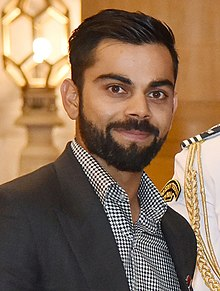
#> input picture 220px-thumbnail.jpg, 220 x 291 px, found by its file name
$ jupyter execute --allow-errors cfr.ipynb
#> lines starting #> are read from the running program, lines starting #| are printed output that depends on the picture; after the words box and inside, x2 and y2 are one past the last pixel; in counts of white or black regions, pixels touching at a corner belong together
[cell 1]
import numpy as np
import cv2
import matplotlib
from matplotlib import pyplot as plt
import matplotlib.image as mpimg
import pywt
import os

[cell 2]
img_path = 'C:/Users/91994/Desktop/ML/C/model/dataset/virat_kohli/220px-thumbnail.jpg'

[cell 3]
img = cv2.imread(img_path)
#> img is the input picture: shape (291, 220, 3); mean B, G, R 87.2, 111.3, 137.8
if(img is not None):
    cv2.cvtColor(img, cv2.COLOR_BGR2GRAY)

[cell 4]
plt.imshow(img)

[cell 5]
gray = cv2.cvtColor(img, cv2.COLOR_BGR2GRAY)
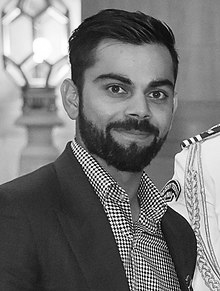
#> gray: shape (291, 220); min 0, max 255, mean 116.5
gray.shape
#> Out = (291, 220)

[cell 6]
plt.imshow(gray, cmap='gray')

[cell 7]
face_cascade = cv2.CascadeClassifier('C:/Users/91994/Desktop/ML/C/opencv/haarcascade_frontalface_default.xml')
eye_cascade = cv2.CascadeClassifier('C:/Users/91994/Desktop/ML/C/opencv/haarcascade_eye.xml')

faces = face_cascade.detectMultiScale(gray, 1.3, 5)
#> faces = [[70, 39, 127, 127]]
faces
#> Out = [[70, 39, 127, 127]]

[cell 8]
(x,y,w,h) = faces[0]
#> x = 70; y = 39; w = 127; h = 127
x,y,w,h
#> Out = (70, 39, 127, 127)

[cell 9]
face_img = cv2.rectangle(img,(x,y),(x+w,y+h),(255,0,0),2)
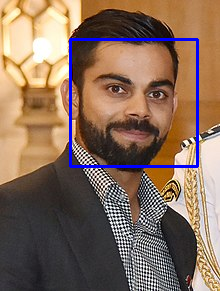
#> face_img: shape (291, 220, 3); mean B, G, R 91.5, 108.8, 134.6
plt.imshow(face_img)

[cell 10]
cv2.destroyAllWindows()
for (x,y,w,h) in faces:
    face_img = cv2.rectangle(img,(x,y),(x+w,y+h),(255,0,0),2)
    roi_gray = gray[y:y+h, x:x+w]
    roi_color = face_img[y:y+h, x:x+w]
    eyes = eye_cascade.detectMultiScale(roi_gray)
    for (ex,ey,ew,eh) in eyes:
        cv2.rectangle(roi_color,(ex,ey),(ex+ew,ey+eh),(0,255,0),2)
#> this loop made 1 pass
#> (x, y, w, h, eyes) on pass 1: (70, 39, 127, 127, [[30, 32, 34, 34], [73, 41, 28, 28]])
#> pass 1, `roi_gray = gray[y:y+h, x:x+w]`:
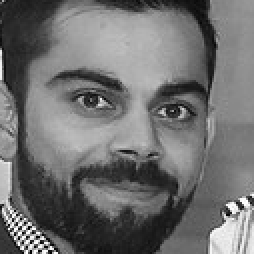
#> roi_gray: shape (127, 127) (shown 2 times larger); min 2, max 254, mean 110.8
#> pass 1, `roi_color = face_img[y:y+h, x:x+w]`:
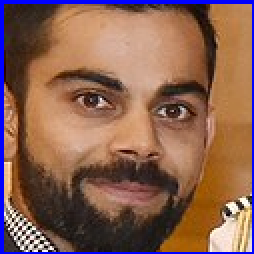
#> roi_color: shape (127, 127, 3) (shown 2 times larger); mean B, G, R 81.2, 97.5, 136.8
#> after the loop:
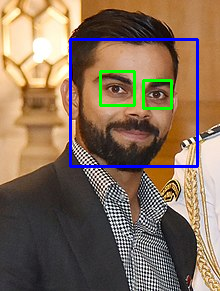
#> img: shape (291, 220, 3); 1.15% of pixels changed, all inside (x1, y1, x2, y2) = (99, 70, 173, 110)
#> after the loop:
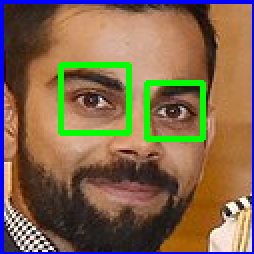
#> roi_color: shape (127, 127, 3) (shown 2 times larger); 4.56% of pixels changed, all inside (x1, y1, x2, y2) = (29, 31, 103, 71)


plt.figure()
plt.imshow(face_img, cmap='gray')
plt.show()

[cell 11]
plt.imshow(roi_color, cmap='gray')

[cell 12]
cropped_img = np.array(roi_color)
cropped_img.shape
#> Out = (127, 127, 3)

[cell 13]
def w2d(img, mode='haar', level=1):
#> called with mode = 'db1', level = 5
    imArray = img
    imArray = cv2.cvtColor( imArray,cv2.COLOR_RGB2GRAY )
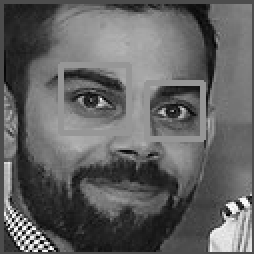
#> imArray: shape (127, 127) (shown 2 times larger); min 1, max 252, mean 98.2
    imArray =  np.float32(imArray)
    imArray /= 255;
    coeffs=pywt.wavedec2(imArray, mode, level=level)
#> coeffs = 6 items
    coeffs_H=list(coeffs)
#> coeffs_H = 6 items
    coeffs_H[0] *= 0;
    imArray_H=pywt.waverec2(coeffs_H, mode);
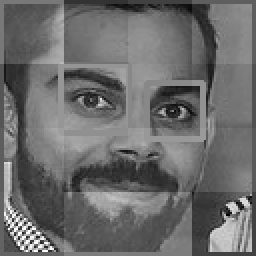
#> imArray_H: shape (128, 128) float32 (shown 2 times larger); min -0.479, max 0.654, mean 2.33e-10; drawn with min black and max white
    imArray_H *= 255;
    imArray_H =  np.uint8(imArray_H)
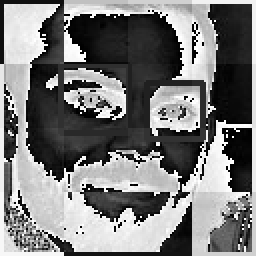
#> imArray_H: shape (128, 128) (shown 2 times larger); min 0, max 255, mean 122
    return imArray_H

[cell 14]
im_har = w2d(cropped_img,'db1',5)
plt.imshow(im_har, cmap='gray')

[cell 15]
def get_cropped_image_if_2_eyes(image_path):
    img = cv2.imread(image_path)
    gray = cv2.cvtColor(img, cv2.COLOR_BGR2GRAY)
    faces = face_cascade.detectMultiScale(gray, 1.3, 5)
#> faces = [[70, 39, 127, 127]]
    for (x,y,w,h) in faces:
        roi_gray = gray[y:y+h, x:x+w]
        roi_color = img[y:y+h, x:x+w]
        eyes = eye_cascade.detectMultiScale(roi_gray)
        if len(eyes) >= 2:
            return roi_color
#> this loop made 1 pass
#> pass 1, in get_cropped_image_if_2_eyes, `roi_color = img[y:y+h, x:x+w]`:
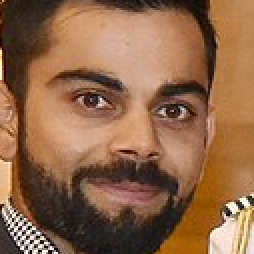
#> roi_color: shape (127, 127, 3) (shown 2 times larger); mean B, G, R 72.5, 102, 142.8

[cell 16]
original_image = cv2.imread(img_path)
plt.imshow(original_image)

[cell 17]
cropped_image = get_cropped_image_if_2_eyes(img_path)
plt.imshow(cropped_image)

[cell 18]
path1 = 'C:/Users/91994/Desktop/ML/C/model/dataset/virat_kohli/348900.4.jpg'
org_image_obstructed = cv2.imread(path1)
#> (the rest of this cell did not finish here and is left out)

#> (a cell that did not finish here is left out)

[cell 20]
path_to_data = "C:/Users/91994/Desktop/ML/C/model/dataset"
path_to_cr_data = "C:/Users/91994/Desktop/ML/C/model/dataset/cropped"

[cell 21]
img_dirs = []
#> (the rest of this cell did not finish here and is left out)

[cell 22]
img_dirs

[cell 23]
import shutil
if os.path.exists(path_to_cr_data):
     shutil.rmtree(path_to_cr_data)
os.mkdir(path_to_cr_data)

#> (a cell that did not finish here is left out)

[cell 25]
cropped_image_dirs = []
celebrity_file_names_dict = {}
for img_dir in img_dirs:
    count = 1
    celebrity_name = img_dir.split('/')[-1]
    celebrity_file_names_dict[celebrity_name] = []
    for entry in os.scandir(img_dir):
        roi_color = get_cropped_image_if_2_eyes(entry.path)
        if roi_color is not None:
            cropped_folder = path_to_cr_data + celebrity_name
            if not os.path.exists(cropped_folder):
                os.makedirs(cropped_folder)
                cropped_image_dirs.append(cropped_folder)
                print("Generating cropped images in folder: ",cropped_folder)
            cropped_file_name = celebrity_name + str(count) + ".png"
            cropped_file_path = cropped_folder + "/" + cropped_file_name
            cv2.imwrite(cropped_file_path, roi_color)
            celebrity_file_names_dict[celebrity_name].append(cropped_file_path)
            count += 1

[cell 26]
celebrity_file_names_dict = {}
for img_dir in cropped_image_dirs:
    celebrity_name = img_dir.split('/')[-1]
    file_list = []
    for entry in os.scandir(img_dir):
        file_list.append(entry.path)
    celebrity_file_names_dict[celebrity_name] = file_list
celebrity_file_names_dict

[cell 27]
class_dict = {}
count = 0
for celebrity_name in celebrity_file_names_dict.keys():
    class_dict[celebrity_name] = count
    count = count + 1
class_dict
